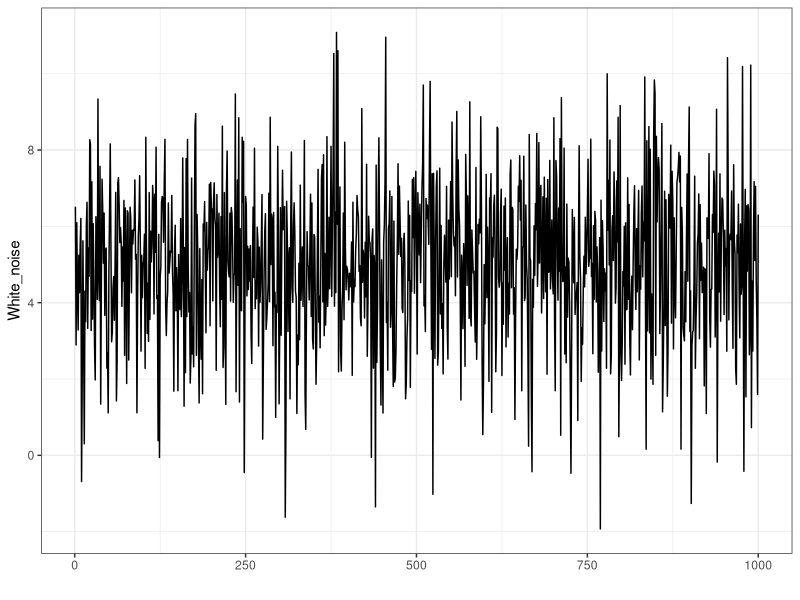

The R script that drew this image:
## ---- chunk 1
library(tidyverse)
## ---- chunk 2
# Сгенерируем временной ряд как реализацию нормального белого шума
ts_length <- 1000
ts_white_noise <- rnorm(n = ts_length, mean = 5, sd = 2)
df_white_noise <- tibble(
  Time = 1:ts_length,
  White_noise = ts_white_noise)
rm(ts_length)
## ---- chunk 3
plot_wn <- ggplot(df_white_noise, aes(x = Time, y = White_noise)) +
  geom_line() + 
  xlab("") + 
  theme_bw()
plot_wn
